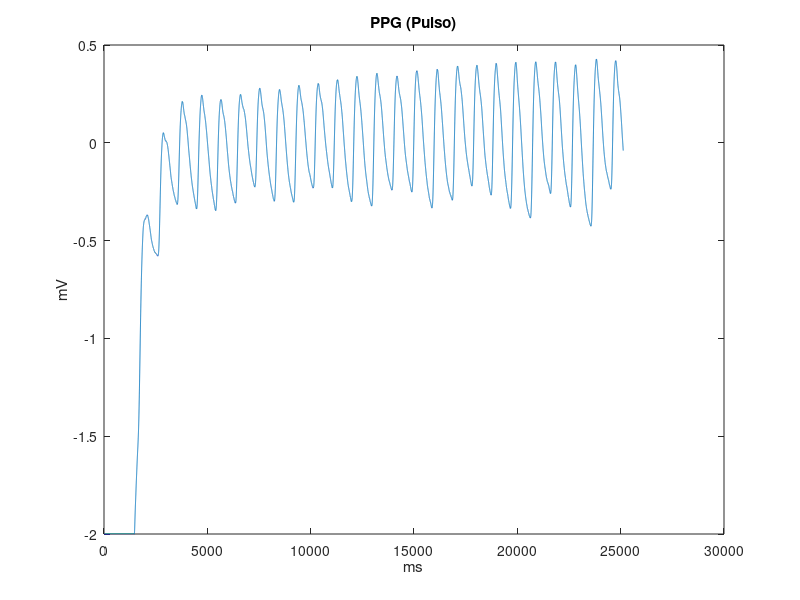

Reproduce this figure in MATLAB. (Note: this script raises an error after producing the figure.)
clear all, close all ,clc

%% FASE 1: ANALITZAR EL SENYAL DE POLS
pulso = load("Pulso.mat");
senyal_pols = pulso.data;
%1.1    Quantes mostres té el senyal del fotopletismògraf?
mostres_pleismograf = whos("senyal_pols").size(1)*whos("senyal_pols").size(2)
%1.2    Quina és la seva durada (en segons)? 
durada_pleismograf = mostres_pleismograf*(pulso.isi*10^3);
%1.3    Com estan relacionades la durada en mostres i en segons del senyal?
fsPOL = 1/(pulso.isi*10^-3);
disp("agafem una mostra cada isi, per lo tant #mostres * isi [segons] = duració [segons]")
%1.4    Format de dades de les mostres dels senyals a Matlab
disp("utilitza matrius, en aquest cas de doubles")
%1.4    # bits usa Matlab per guardar cada mostra del senyal
bits_mostra = 64
%1.5    Quants bytes de memòria ocupa el senyal?
bytes_senyal = (mostres_pleismograf*bits_mostra)/8
%1.6    Quin fluxe binari (en bits/sg) genera el Biopac en digitalitzar aquest senyal? 
fluxe_binari = (bytes_senyal*8)/durada_pleismograf

tPOL = (pulso.start_sample:mostres_pleismograf - 1)/fsPOL; % en segons
length(tPOL)
length(senyal_pols)
figure('Name','FASE1')
plot(tPOL*10^3,senyal_pols)
title(pulso.labels)
xlabel(pulso.isi_units)
ylabel(pulso.units)
%% FASE 2: DESPLAÇAMENT FREQÜENCIAL DEL SENYAL DE POLS
%2.1    Calcula i representa l’espectre de mòdul del senyal d’aquest senyal
espectre = fft(senyal_pols*10^-3);
fPOL = (0:mostres_pleismograf-1)*(fsPOL/mostres_pleismograf);
tPOL = 0:mostres_pleismograf-1;
figure('Name','FASE2')
tiledlayout(4,1)
semilogx(nexttile,fPOL,fftshift(20*log10(abs(espectre))))
title("espectre fotopleismograf")
grid on
xlabel("frequecia [Hz]")
ylabel("potencia senyal [dB]")
ylim([-80 30])
xlim([10 fsPOL])
disp("aproximadament té un ample de banda de 1000 Hz")
%2.2    Genera un to pur de freqüència 500 Hz, mostrejat a 2000 Hz
f_to = 500;
to_pur500 = sin(tPOL*2*pi*(f_to/fsPOL));
%2.3    Multiplica el senyal de pols pel to pur, i calcula i representa l espectre de mòdul del senyal del senyal resultant
polsXto500 = (senyal_pols*10^-3).*(to_pur500)';
semilogx(nexttile,fPOL,fftshift(20*log10(abs(fft(polsXto500)))))
title("espectre pols * to pur 500Hz")
grid on
xlabel("frequecia [Hz]")
ylabel("potencia senyal [dB]")
ylim([-80 30])
xlim([10 fsPOL])
f_to = 750;
to_pur750 = sin(tPOL*2*pi*(f_to/fsPOL));
polsXto750 = (senyal_pols*10^-3).*(to_pur750)';
semilogx(nexttile,fPOL,fftshift(20*log10(abs(fft(polsXto750)))))
title("espectre pols * to pur 750Hz")
grid on
xlabel("frequecia [Hz]")
ylabel("potencia senyal [dB]")
ylim([-80 30])
xlim([10 fsPOL])
f_to = 1100;
to_pur1100 = sin(tPOL*2*pi*(f_to/fsPOL));
polsXto1100 = (senyal_pols*10^-3).*(to_pur1100)';
semilogx(nexttile,fPOL,fftshift(20*log10(abs(fft(polsXto1100)))))
title("espectre pols * to pur 1100Hz")
grid on
xlabel("frequecia [Hz]")
ylabel("potencia senyal [dB]")
ylim([-80 30])
xlim([10 fsPOL])
disp("donat que la transformada de fourier d'un sinus son dos deltes desplaçades a +-fsen, el que veiem es una convolució del senyal_pols, que pràcticament és una delta a f0 = 1000, amb dues deltes a +-fsen, per propietats de convolució amb deltes, tenim que el senyal original queda desplaçat f0-fsen i f0+fsen , per lo tant tenim pics a: 1000-500 i 1000-750. A l'augmentar la freqüencia del sinus a més de 1000 Hz, donat que la transformada de fourier només es pot fer de senyals periòdics, el que veiem a partir dels 1000 Hz de desplaçament, es la convolució amb els hamónics, situats a n*f0 => veiem (2*fo)-fsen")
%% FASE 3: DISSENYAR FILTRES FIR PASSA-BAIXES DE DIFERENTS ORDRES PER FILTRAR L'EMG 
%3.1
emg = load("EMG.mat");
senyal_emg = emg.data;
fsEMG = 1/(emg.isi*10^-3);
tEMG = (0:length(senyal_emg) - 1)/fsEMG; % en segons
fEMG = (0:length(senyal_emg)-1)*(fsEMG/length(senyal_emg));
%3.2
filter_order = 5;
freq_tall = 20;
freq_norm = freq_tall/(fsEMG/2);
low_pass = fir1(filter_order,freq_norm,'low');
%3.3
figure('Name','FASE3:filtre20Hz')
freqz(low_pass);
%3.4
figure('Name','FASE3:senyalsfiltre20Hz')
tiledlayout(5,1)
nexttile
zplane(low_pass)
%3.5
senyal_filtrada = filter(low_pass,1,senyal_emg);
plot(nexttile,tEMG*10^3,senyal_emg)
title('senyal EMG')
xlabel(emg.isi_units)
ylabel(emg.units)
ylim([-1 1])
xlim([0 length(senyal_emg)*(1/fsEMG)*10^3])
semilogx(nexttile,fEMG,fftshift(20*log10(abs(fft(senyal_emg)))))
title('espectre senyal EMG')
xlabel('freqüencia [Hz]')
ylabel('dB')
ylim([-80 50])
xlim([0 fsEMG])
plot(nexttile,tEMG*10^3,senyal_filtrada)
title('senyal EMG filtrada')
xlabel(emg.isi_units)
ylabel(emg.units)
ylim([-1 1])
xlim([0 length(senyal_emg)*(1/fsEMG)*10^3])
semilogx(nexttile,fEMG,fftshift(20*log10(abs(fft(senyal_filtrada)))))
title('espectre senyal EMG filtrada')
xlabel('freqüencia [Hz]')
ylabel('dB')
ylim([-80 50])
xlim([1 fsEMG])
%3.6
filter_order = 20;
low_pass = fir1(filter_order,freq_norm,'low');

figure('Name','FASE3:filtre20Hz_n20')
freqz(low_pass);

figure('Name','FASE3:senyalsfiltre20Hz_n20')
tiledlayout(5,1)
nexttile
zplane(low_pass)

senyal_filtrada = filter(low_pass,1,senyal_emg);
plot(nexttile,tEMG*10^3,senyal_emg)
title('senyal EMG')
xlabel(emg.isi_units)
ylabel(emg.units)
ylim([-1 1])
xlim([0 length(senyal_emg)*(1/fsEMG)*10^3])
semilogx(nexttile,fEMG,fftshift(20*log10(abs(fft(senyal_emg)))))
title('espectre senyal EMG')
xlabel('freqüencia [Hz]')
ylabel('dB')
ylim([-80 50])
xlim([0 fsEMG])
plot(nexttile,tEMG*10^3,senyal_filtrada)
title('senyal EMG filtrada')
xlabel(emg.isi_units)
ylabel(emg.units)
ylim([-1 1])
xlim([0 length(senyal_emg)*(1/fsEMG)*10^3])
semilogx(nexttile,fEMG,fftshift(20*log10(abs(fft(senyal_filtrada)))))
title('espectre senyal EMG filtrada')
xlabel('freqüencia [Hz]')
ylabel('dB')
ylim([-80 50])
xlim([1 fsEMG])

filter_order = 50;
low_pass = fir1(filter_order,freq_norm,'low');

figure('Name','FASE3:filtre20Hz_n50')
freqz(low_pass);

figure('Name','FASE3:senyalsfiltre20Hz_n50')
tiledlayout(5,1)
nexttile
zplane(low_pass)

senyal_filtrada = filter(low_pass,1,senyal_emg);
plot(nexttile,tEMG*10^3,senyal_emg)
title('senyal EMG')
xlabel(emg.isi_units)
ylabel(emg.units)
ylim([-1 1])
xlim([0 length(senyal_emg)*(1/fsEMG)*10^3])
semilogx(nexttile,fEMG,fftshift(20*log10(abs(fft(senyal_emg)))))
title('espectre senyal EMG')
xlabel('freqüencia [Hz]')
ylabel('dB')
ylim([-80 50])
xlim([0 fsEMG])
plot(nexttile,tEMG*10^3,senyal_filtrada)
title('senyal EMG filtrada ordre 50')
xlabel(emg.isi_units)
ylabel(emg.units)
ylim([-1 1])
xlim([0 length(senyal_emg)*(1/fsEMG)*10^3])
semilogx(nexttile,fEMG,fftshift(20*log10(abs(fft(senyal_filtrada)))))
title('espectre senyal EMG filtrada')
xlabel('freqüencia [Hz]')
ylabel('dB')
ylim([-80 50])
xlim([1 fsEMG])
disp("al augmentar l'ordre del filtre, podem observar que la penden descendent del filtre es molt més pronunciada a la freqüencia de tall, en quant a la fase, podem observar que a major ordre, més varia la fase respecte la freqüencia")
%3.4
disp("veig tants pols i zeros com ordre té el filtre. a major ordre, tots els zeros estan més aprop del cercle unitat")
%3.5
disp("al augmentar l'ordre del filtre podem observar que el senyal s'atenua més")
%% FASE 4: Estudi de filtres FIR i IIR
emg = load("EMG.mat");
senyal_emg = emg.data;
fsEMG = 1/(emg.isi*10^-3);
tEMG = (0:length(senyal_emg) - 1)/fsEMG; % en segons
fEMG = (0:length(senyal_emg)-1)*(fsEMG/length(senyal_emg));
%4.6
FIR = load("FIR.mat");
IIR = load("IIR.mat");
[bIIR,aIIR] = sos2tf(IIR.SOS,IIR.G);
figure('Name','FASE4:resposta freqüencial FIR')
[h_FIR,freqs_FIR] = freqz(FIR.Num,1,length(senyal_emg),fsEMG);
freqz(FIR.Num,2048)
figure('Name','FASE4:resposta freqüencial IIR');
[h_IIR,freqs_IIR] = freqz(bIIR,aIIR,length(senyal_emg),fsEMG);
freqz(IIR.SOS,2048)
%4.7
figure('Name','FASE4:resposta dels filtres')
tiledlayout('flow')
%4.7.1
nexttile
semilogx(fEMG,fftshift(20*log10(abs(fft(senyal_emg)))))
title('fft senyal EMG')
xlabel('freqüencia [Hz]')
ylabel('dB')
ylim([-80 50])
xlim([0 fsEMG])
%4.7.2
nexttile
semilogx(fEMG,fftshift(20*log10(abs(fft(senyal_emg)))),fEMG,fftshift(20*log10(abs(h_FIR))),fEMG,angle(h_FIR))
title('fft senyal EMG - resposta FIR')
xlabel('freqüencia [Hz]')
ylabel('dB')
ylim([-160 50])
xlim([0 fsEMG])
yyaxis left
%4.7.3
nexttile
semilogx(fEMG,fftshift(20*log10(abs(fft(senyal_emg)))),fEMG,fftshift(20*log10(abs(h_IIR))),fEMG,angle(h_IIR))
title('fft senyal EMG - resposta IIR')
xlabel('freqüencia [Hz]')
ylabel('dB')
ylim([-160 50])
xlim([0 fsEMG])
yyaxis left
%4.7.4
plot(nexttile,tEMG*10^3,senyal_emg)
title('senyal EMG')
xlabel(emg.isi_units)
ylabel(emg.units)
ylim([-1 1])
xlim([0 length(senyal_emg)*(1/fsEMG)*10^3])
%4.7.5
emg_FIR = filter(FIR.Num,1,senyal_emg);
plot(nexttile,tEMG*10^3,emg_FIR)
title('senyal EMG filtrada FIR')
xlabel(emg.isi_units)
ylabel(emg.units)
ylim([-1 1])
xlim([0 length(senyal_emg)*(1/fsEMG)*10^3])
%4.7.6
emg_IIR = filter(bIIR,aIIR,senyal_emg);
plot(nexttile,tEMG*10^3,emg_IIR)
title('senyal EMG filtrada IIR')
xlabel(emg.isi_units)
ylabel(emg.units)
ylim([-1 1])
xlim([0 length(senyal_emg)*(1/fsEMG)*10^3])
%4.6
disp("El filtre IIR es molt més selectiu que el filtre FIR.")
%4.7
disp("Podem conclore que el filtre IIR elimina més senyal que el FIR. El filtre IIR atenua més. Per què té una resposta impulsional més pronunciada a les bandes de pas.")